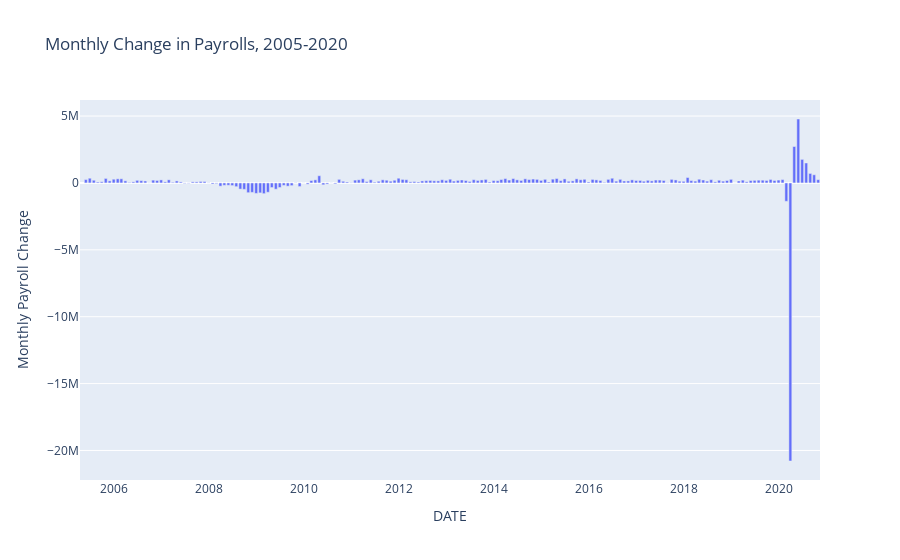

This figure's notebook cell:
### Code cell
fig = px.bar(df, y='PAYEMS',
             title='Monthly Change in Payrolls, 2005-2020',
             labels={'PAYEMS':'Monthly Payroll Change'})

fig.show()

### Figure 1 — Plotly figure (JSON) as saved in the notebook; plotly's stock layout.template omitted (floating-point values rounded to 4 significant figures; data arrays with more than 128 entries replaced by an {"elided": "..."} marker saying what was removed)
{"data": [{"alignmentgroup": "True", "hovertemplate": "DATE=%{x}<br>Monthly Payroll Change=%{y}<extra></extra>", "legendgroup": "", "marker": {"color": "#636efa"}, "name": "", "offsetgroup": "", "orientation": "v", "showlegend": false, "textposition": "auto", "type": "bar", "x": {"elided": "187 str values"}, "xaxis": "x", "y": {"elided": "187 int values"}, "yaxis": "y"}], "layout": {"barmode": "relative", "legend": {"tracegroupgap": 0}, "title": {"text": "Monthly Change in Payrolls, 2005-2020"}, "xaxis": {"anchor": "y", "domain": [0, 1], "title": {"text": "DATE"}}, "yaxis": {"anchor": "x", "domain": [0, 1], "title": {"text": "Monthly Payroll Change"}}}}
